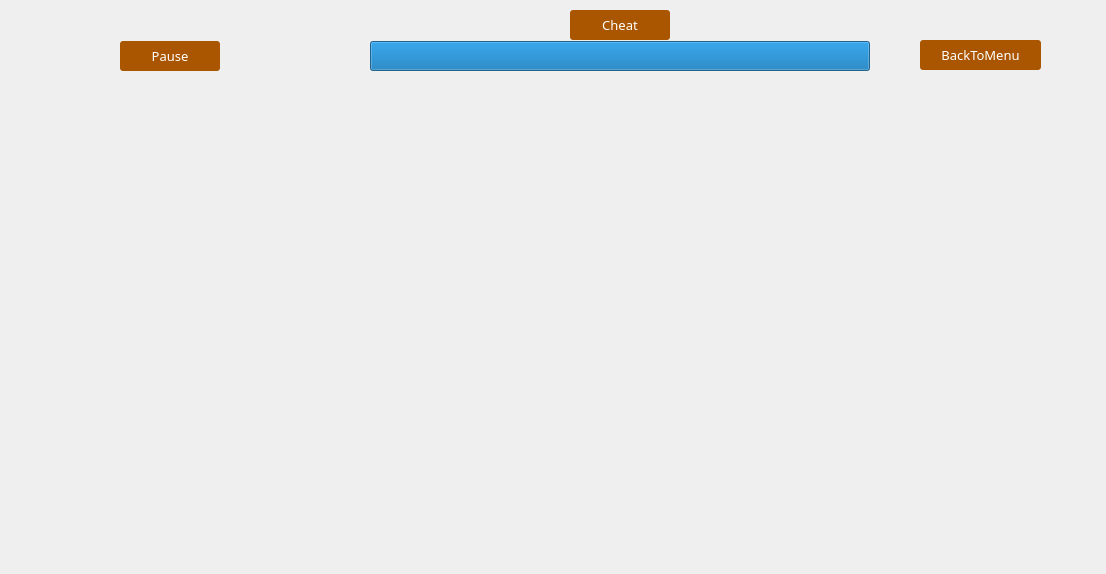
<?xml version="1.0" encoding="UTF-8"?>
<ui version="4.0">
 <class>Game3d</class>
 <widget class="QWidget" name="Game3d">
  <property name="geometry">
   <rect>
    <x>0</x>
    <y>0</y>
    <width>1106</width>
    <height>574</height>
   </rect>
  </property>
  <property name="windowTitle">
   <string>Form</string>
  </property>
  <widget class="QPushButton" name="pushButtonPause">
   <property name="geometry">
    <rect>
     <x>120</x>
     <y>41</y>
     <width>100</width>
     <height>30</height>
    </rect>
   </property>
   <property name="font">
    <font>
     <family>微软雅黑</family>
     <pointsize>10</pointsize>
    </font>
   </property>
   <property name="styleSheet">
    <string notr="true">QPushButton { background-color: rgb(170, 85, 0); border-radius: 3px; color: rgb(255, 255, 255); } QPushButton:hover { background-color: rgb(0, 170, 255); }</string>
   </property>
   <property name="text">
    <string>Pause</string>
   </property>
  </widget>
  <widget class="QProgressBar" name="progressBarTimer">
   <property name="geometry">
    <rect>
     <x>370</x>
     <y>41</y>
     <width>500</width>
     <height>30</height>
    </rect>
   </property>
   <property name="maximum">
    <number>60</number>
   </property>
   <property name="value">
    <number>60</number>
   </property>
   <property name="textVisible">
    <bool>false</bool>
   </property>
   <property name="format">
    <string>%p sec</string>
   </property>
  </widget>
  <widget class="QPushButton" name="pushButtonBackToMenu">
   <property name="geometry">
    <rect>
     <x>920</x>
     <y>40</y>
     <width>121</width>
     <height>30</height>
    </rect>
   </property>
   <property name="font">
    <font>
     <family>微软雅黑</family>
     <pointsize>10</pointsize>
    </font>
   </property>
   <property name="styleSheet">
    <string notr="true">QPushButton { background-color: rgb(170, 85, 0); border-radius: 3px; color: rgb(255, 255, 255); } QPushButton:hover { background-color: rgb(0, 170, 255); }</string>
   </property>
   <property name="text">
    <string>BackToMenu</string>
   </property>
  </widget>
  <widget class="QPushButton" name="pushButtonCheat">
   <property name="geometry">
    <rect>
     <x>570</x>
     <y>10</y>
     <width>100</width>
     <height>30</height>
    </rect>
   </property>
   <property name="font">
    <font>
     <family>微软雅黑</family>
     <pointsize>10</pointsize>
    </font>
   </property>
   <property name="styleSheet">
    <string notr="true">QPushButton { background-color: rgb(170, 85, 0); border-radius: 3px; color: rgb(255, 255, 255); } QPushButton:hover { background-color: rgb(0, 170, 255); }</string>
   </property>
   <property name="text">
    <string>Cheat</string>
   </property>
  </widget>
 </widget>
 <resources/>
 <connections/>
</ui>
